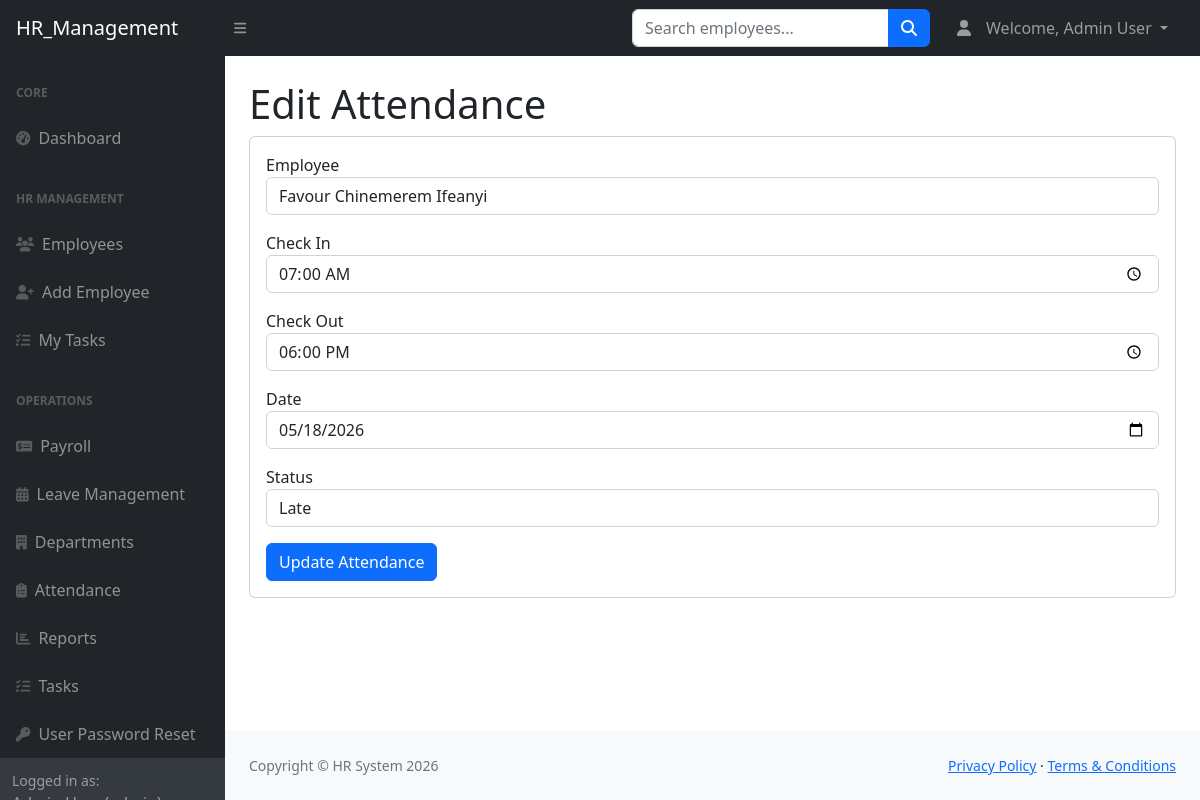
The app's page /hr_suite/attendance/edit_attendance.php?id=15 (signed in) with its own data.
### tables this page shows
CREATE TABLE `attendance` (
  `id` int(11) NOT NULL,
  `user_id` int(11) NOT NULL,
  `check_in` time NOT NULL,
  `check_out` time DEFAULT NULL,
  `attendance_date` date NOT NULL,
  `status` enum('Present','Absent','Late') NOT NULL DEFAULT 'Present',
  `created_at` timestamp NOT NULL DEFAULT current_timestamp()
);

CREATE TABLE `users` (
  `id` int(11) NOT NULL,
  `full_name` varchar(100) NOT NULL,
  `email` varchar(100) NOT NULL,
  `password` varchar(255) NOT NULL,
  `role` enum('admin','hr','employee') NOT NULL DEFAULT 'employee',
  `department_id` int(11) NOT NULL,
  `created_at` timestamp NOT NULL DEFAULT current_timestamp(),
  `profile_image` varchar(255) DEFAULT NULL
);

### hr_suite/attendance/edit_attendance.php (the view, shortened to what this page needs)
<?php
include("../config/db.php");
$id = intval($_GET['id'] ?? 0);
$sql = "SELECT * FROM attendance WHERE id = $id";
$result = mysqli_query($conn, $sql);
$data = mysqli_fetch_assoc($result);
$users = mysqli_query($conn, "SELECT * FROM users");
?>
<?php include("../includes/header.php"); ?>
<div id="layoutSidenav">
<?php include("../includes/sidebar.php"); ?>
<div id="layoutSidenav_content">
<main>
<div class="container-fluid px-4">
<h1 class="mt-4">Edit Attendance</h1>
<div class="card mb-4">
<div class="card-body">
<form action="update_attendance.php" method="POST">
<div class="mb-3">
<label>Employee</label>
<select name="user_id" class="form-control">
<?php while($u = mysqli_fetch_assoc($users)): ?>
<option value="<?php echo $u['id']; ?>"
<?php if($u['id'] == $data['user_id']) echo 'selected'; ?>>
<?php echo $u['full_name']; ?>
</option>
<?php endwhile; ?>
</select>
</div>
<div class="mb-3">
<label>Check In</label>
<input type="time" name="check_in" class="form-control"
value="<?php echo $data['check_in']; ?>">
</div>
<div class="mb-3">
<label>Check Out</label>
<input type="time" name="check_out" class="form-control"
value="<?php echo $data['check_out']; ?>">
</div>
<div class="mb-3">
<label>Date</label>
<input type="date" name="attendance_date" class="form-control"
value="<?php echo $data['attendance_date']; ?>">
</div>
<div class="mb-3">
<label>Status</label>
<select name="status" class="form-control">
<option value="Late" <?php if($data['status']=="Late") echo "selected"; ?>>Late</option>
</select>
</div>
<button type="submit" class="btn btn-primary">
Update Attendance
</button>
</form>
</div>
</div>
</div>
</main>
<?php include("../includes/footer.php"); ?>

### records on screen
attendance: user_id "Favour Chinemerem Ifeanyi", check_in "07:00:00", check_out "18:00:00", attendance_date "05/18/2026", status "Late"

### other values on screen
$name "Admin User"
